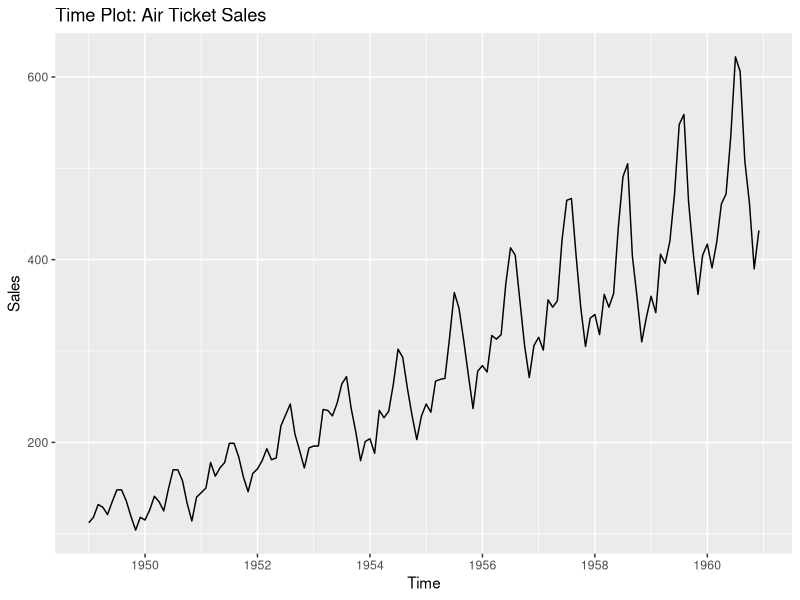
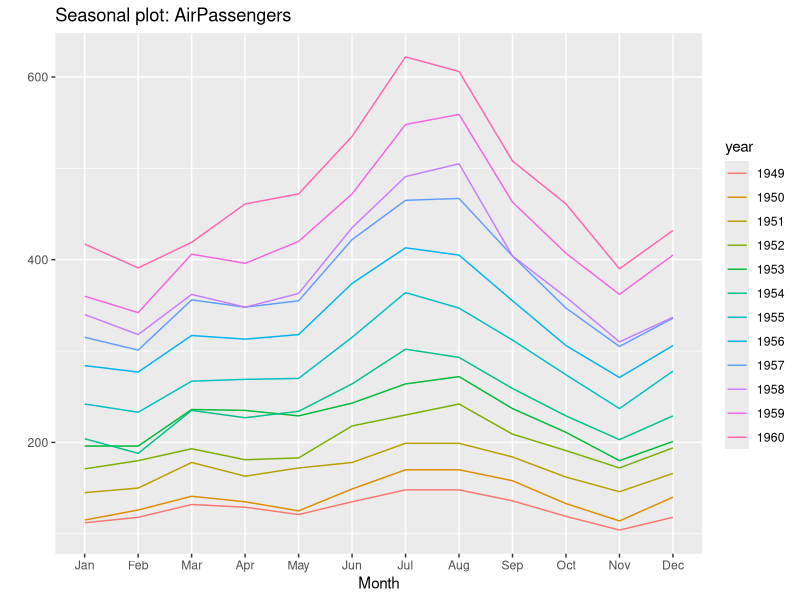
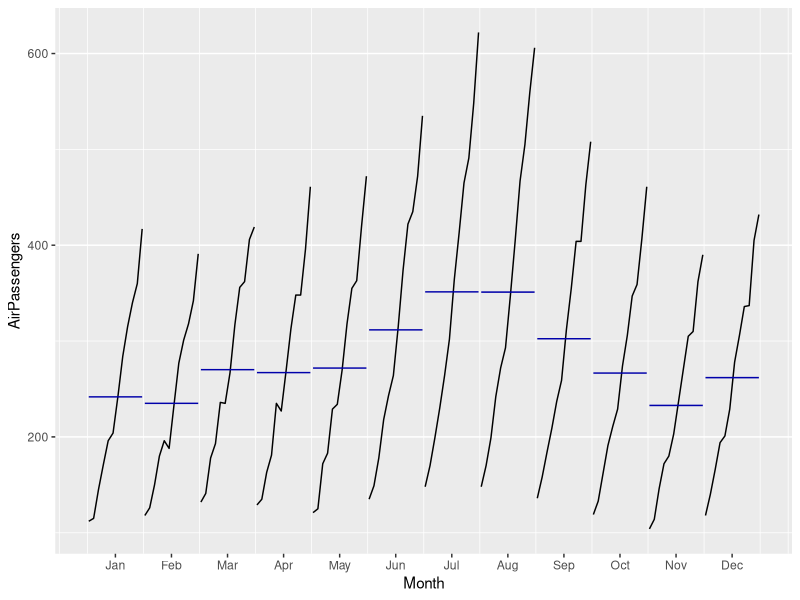
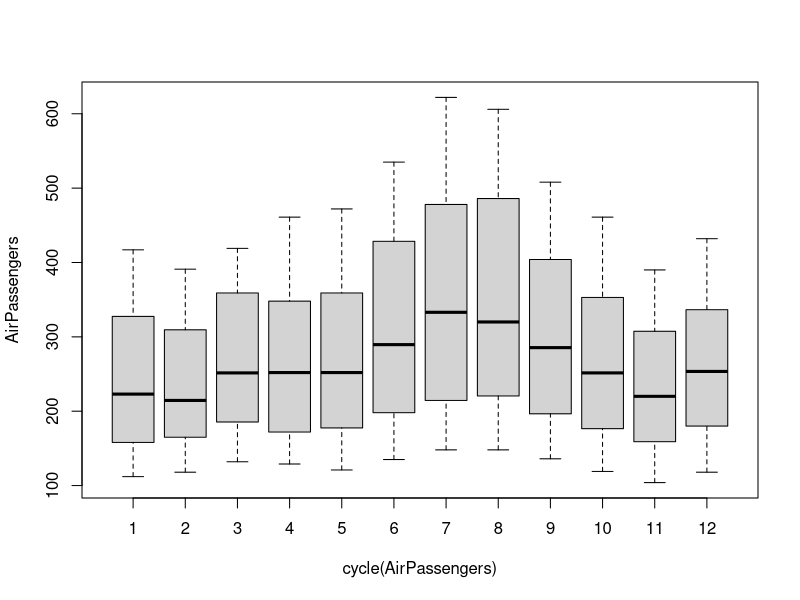

These charts were generated, in order, by the following R code: (Note: this script raises an error after producing the figures.)
#######################################
# Predicting the airlines ticket sales
# data ranges from 1949 - 1960
##########################################

# Clear all the variables in workingSpace
rm(list = ls())

# Setting the working envoirnment

# Loading the packages
library(forecast)
library(ggplot2)

# Loading the data
data("AirPassengers")

############### Data Exploration and preparation ##################

# Checking the class
class(AirPassengers)

# Looking at the data
head(AirPassengers)
start(AirPassengers)
end(AirPassengers)
frequency(AirPassengers)

# Checking for missing Values
sum(is.na(AirPassengers))

# five - number Summary
summary(AirPassengers)


################## Preliminary Analysis / Components ####################

# Trend Component
autoplot(AirPassengers) + 
  ggtitle('Time Plot: Air Ticket Sales') +
  ylab('Sales')
# Data has strong trend

# Seasonal Component
ggseasonplot(AirPassengers)

ggsubseriesplot(AirPassengers)

boxplot(AirPassengers~cycle(AirPassengers))
# There is seasonal component

# decomposing the data
data <- decompose(AirPassengers,'multiplicative')

################# Modelling ###############

# ARIMA
mymodel <- auto.arima(AirPassengers)
mymodel
auto.arima(AirPassengers,trace = T)

# For testing
install.packages("tseries")
library(tseries)


